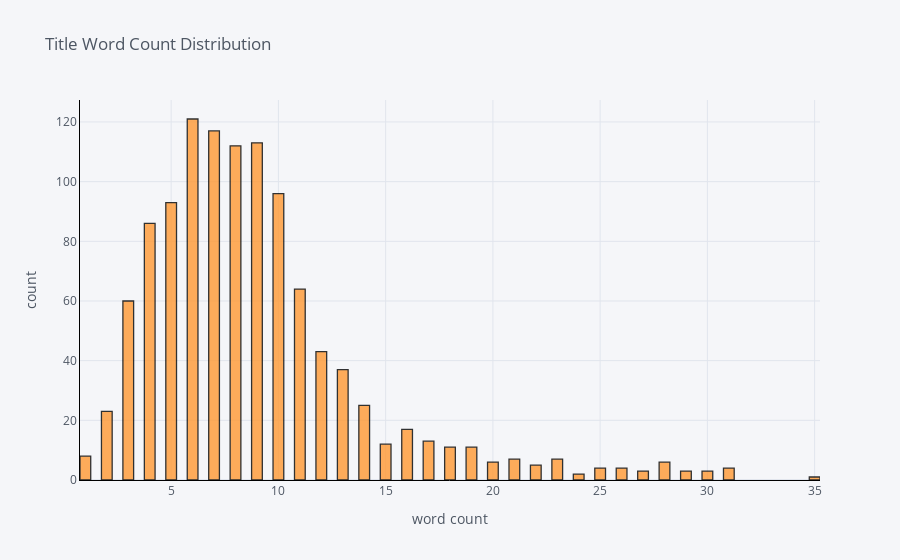

The notebook cell saved with this chart:
### Markdown cell above
### Word count of title

### Code cell
title_count = topics_data['title'].apply(lambda x: len(str(x).split()))
title_count.iplot(
    kind='hist',
    bins=100,
    xTitle='word count',
    linecolor='black',
    yTitle='count',
    title='Title Word Count Distribution')

### Figure 1 — Plotly figure (JSON) as saved in the notebook; plotly's stock layout.template omitted (floating-point values rounded to 4 significant figures; data arrays with more than 128 entries replaced by an {"elided": "..."} marker saying what was removed)
{"data": [{"histfunc": "count", "histnorm": "", "marker": {"color": "rgba(255, 153, 51, 1.0)", "line": {"color": "#000000", "width": 1.3}}, "name": "title", "nbinsx": 100, "opacity": 0.8, "orientation": "v", "type": "histogram", "x": {"elided": "1117 int values"}}], "layout": {"barmode": "overlay", "legend": {"bgcolor": "#F5F6F9", "font": {"color": "#4D5663"}}, "paper_bgcolor": "#F5F6F9", "plot_bgcolor": "#F5F6F9", "title": {"font": {"color": "#4D5663"}, "text": "Title Word Count Distribution"}, "xaxis": {"gridcolor": "#E1E5ED", "linecolor": "black", "showgrid": true, "tickfont": {"color": "#4D5663"}, "title": {"font": {"color": "#4D5663"}, "text": "word count"}, "zerolinecolor": "#E1E5ED"}, "yaxis": {"gridcolor": "#E1E5ED", "linecolor": "black", "showgrid": true, "tickfont": {"color": "#4D5663"}, "title": {"font": {"color": "#4D5663"}, "text": "count"}, "zerolinecolor": "#E1E5ED"}}}
